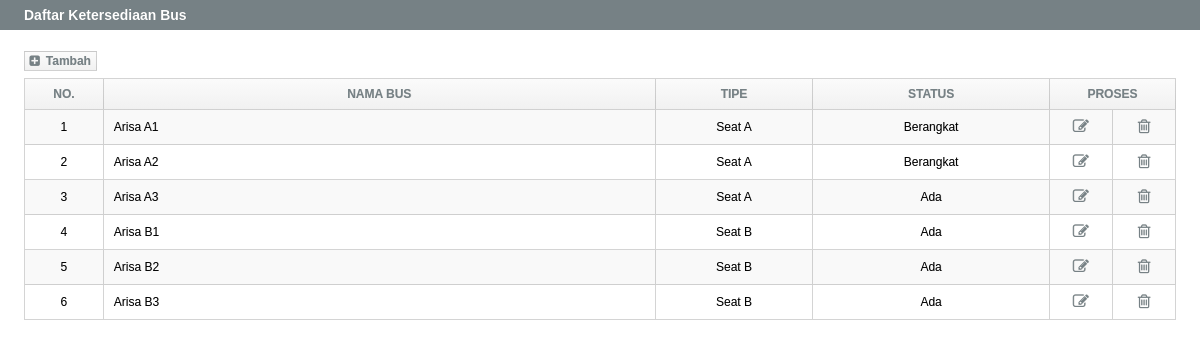
The app's page /admin/daftar_bus.php with its own data.
### tables this page shows
CREATE TABLE IF NOT EXISTS `daftar_bis` (
  `id` int(3) NOT NULL AUTO_INCREMENT,
  `nama_bus` varchar(20) NOT NULL,
  `tipe` enum('Seat A','Seat B') NOT NULL DEFAULT 'Seat A',
  `status` enum('Ada','Berangkat') NOT NULL DEFAULT 'Ada',
  PRIMARY KEY (`id`),
  UNIQUE KEY `nama_bis` (`nama_bus`)
);

### admin/daftar_bus.php (the view, shortened to what this page needs)
<?php
include('hapus_otomatis.php');
$query_sql = "SELECT * FROM daftar_bis ORDER BY nama_bus ASC";
$sql = mysql_query($query_sql, $database) or die(mysql_error());
$row_sql = mysql_fetch_assoc($sql);
$noUrut = 1;
?>
<!DOCTYPE html PUBLIC "-//W3C//DTD XHTML 1.0 Transitional//EN" "http://www.w3.org/TR/xhtml1/DTD/xhtml1-transitional.dtd">
<html xmlns="http://www.w3.org/1999/xhtml">
<head>
<link href="../css/style.css" rel="stylesheet" type="text/css" />
<link href="../css/frame_admin.css" rel="stylesheet" type="text/css" />
<link href="../css/tabel_admin.css" rel="stylesheet" type="text/css" />
<link rel="stylesheet" href="../css/assets/css/font-awesome.min.css">
</head>
<body>
<div class="induk">
	<div id="judul">
		Daftar Ketersediaan Bus
	</div>
	<div id="konten">
    <div id="tambah"><a id="a_tambah" href="tambah_daftar_bus.php"><span class="fa fa-plus-square fa-fw"></span> Tambah&nbsp;</a></div>
      <table id="table" cellspacing="0">
        <tr>
          <td width="5%" id="td_judul">No.</td>
          <td width="35%" id="td_judul">Nama Bus</td>
          <td width="10%" id="td_judul">Tipe</td>
          <td width="15%" id="td_judul">Status</td>
          <td colspan="2" id="td_judul">Proses</td>
        </tr>
        <?php do { ?>
          <tr id="show">
            <td align="center"id="td_isi"><?php echo $noUrut++; ?></td>
            <td id="td_isi" style="padding-left:10px"><?php echo $row_sql['nama_bus']; ?></td>
            <td align="center" id="td_isi" style="padding-left:10px"><?php echo $row_sql['tipe']; ?></td>
            <td align="center" id="td_isi" style="padding-left:10px"><?php echo $row_sql['status']; ?></td>
            <td width="4%" align="center" id="td_isi"><a href="edit_daftar_bus.php?id=<?php echo $row_sql['id']; ?>" id="a_aksi"><span class="fa fa-edit fa-lg fa-fw"></span> </a></td>
            <td width="4%" align="center" id="td_isi"><a  onclick="return confirm('Anda Yakin Akan Menghapus')" href="hapus_daftar_bus.php?id=<?php echo $row_sql['id']; ?>" id="a_aksi"><span class="fa fa-trash-o fa-lg fa-fw"></span></a></td>
          </tr>
          <?php } while ($row_sql = mysql_fetch_assoc($sql)); ?>
      </table>
  </div>
</div>
</body>
</html>

### css/style.css (style rules this page uses)
* { font-family: Arial, Helvetica, sans-serif; text-shadow: .3px .3px .5px rgba(0,0,0,.2); text-decoration: none; border: 0 none; padding: 0; margin: 0; }

### css/frame_admin.css (style rules this page uses)
.induk { font-size: 12px; width: 100%; overflow: hidden; }
#judul { font-size: 14px; font-weight: bold; background: #768185; color: #FFF; width: 98%; height: 30px; line-height: 30px; padding-left: 2%; }
#konten { margin: 2% 2% 50px 2%; width: 96%; }

### css/tabel_admin.css (style rules this page uses)
#table { width: 100%; border-top:1px solid rgba(0,0,0,0.17); border-left:1px solid rgba(0,0,0,0.17); }
#td_judul { background: -moz-linear-gradient(top, #FBFBFB, #f1f1f1); background: -ms-linear-gradient(top, #FBFBFB, #f1f1f1); background: -o-linear-gradient(top, #FBFBFB, #f1f1f1); background: -webkit-linear-gradient(top, #FBFBFB, #f1f1f1); background: linear-gradient(top, #FBFBFB, #f1f1f1); font-weight: bold; color: #768185; text-align: center; text-transform: uppercase; height: 30px; line-height: 30px; border-right:1px solid rgba(0,0,0,0.17); border-bottom:1px solid rgba(0,0,0,0.17); }
#td_isi { padding: 10px; border-right:1px solid rgba(0,0,0,0.17); border-bottom:1px solid rgba(0,0,0,0.17); }
#table tr#show:nth-child(2n+0) { background: #F9F9F9; transition: all .2s ease-out; }
#tambah { margin-bottom: 10px; }
#a_tambah { cursor: pointer; font-weight: bold; color: #768185; padding: 2px; border: 1px solid rgba(0,0,0,0.17); background: -moz-linear-gradient(top, #FBFBFB, #f1f1f1); background: -ms-linear-gradient(top, #FBFBFB, #f1f1f1); background: -o-linear-gradient(top, #FBFBFB, #f1f1f1); background: -webkit-linear-gradient(top, #FBFBFB, #f1f1f1); background: linear-gradient(top, #FBFBFB, #f1f1f1); transition: all .3s ease-out; }
#a_aksi { color: #768185; transition: all .3s ease-out; }

### records on screen
daftar_bis: nama_bus "Arisa A1", tipe "Seat A", status "Berangkat"
daftar_bis: nama_bus "Arisa A2", tipe "Seat A", status "Berangkat"
daftar_bis: nama_bus "Arisa A3", tipe "Seat A", status "Ada"
daftar_bis: nama_bus "Arisa B1", tipe "Seat B", status "Ada"
daftar_bis: nama_bus "Arisa B2", tipe "Seat B", status "Ada"
daftar_bis: nama_bus "Arisa B3", tipe "Seat B", status "Ada"
